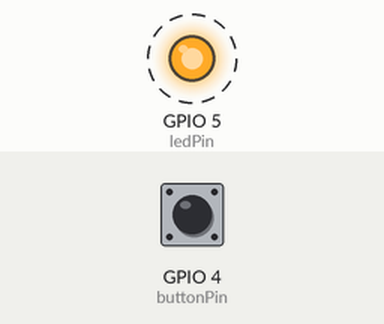
Simulated run of this sketch. Board: ESP8266 (NodeMCU). On the bench: output pins drawn as LEDs (lit = HIGH). Dashed ring = blinking. The inputs (shaded band) are chosen by the test bench; at power-on: GPIO 4 (buttonPin) HIGH. What the sketch prints to the serial monitor is not drawn.

Above: at 0.5 s.
Timing chart, 0 to 4.6 s (numbered marks = the images above):
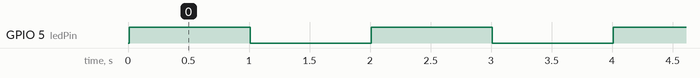

Measured:
- by itself, GPIO 5 (ledPin): alternates HIGH for 1.0 s and LOW for 1.0 s

The sketch:

wiring_test.ino
```cpp
#include <ESP8266WiFi.h>

// Define pins using numeric GPIO values:
// LED on GPIO5 (D1 on the board)
// Button on GPIO4 (D2 on the board)
const int ledPin = 5;    // GPIO5
const int buttonPin = 4; // GPIO4

void setup() {
  Serial.begin(115200);
  delay(10);

  // Initialize LED and button pins.
  pinMode(ledPin, OUTPUT);
  pinMode(buttonPin, INPUT_PULLUP); // Button wired to ground when pressed

  // Ensure LED starts off.
  digitalWrite(ledPin, LOW);
  Serial.println("LED initialized to OFF.");
}

void loop() {
  // Blink the LED on and off every second.
  digitalWrite(ledPin, HIGH);
  delay(1000);
  digitalWrite(ledPin, LOW);
  delay(1000);

  // Read the button state and print it to the serial monitor.
  int buttonState = digitalRead(buttonPin);
  Serial.print("Button state: ");
  Serial.println(buttonState);
}
```
